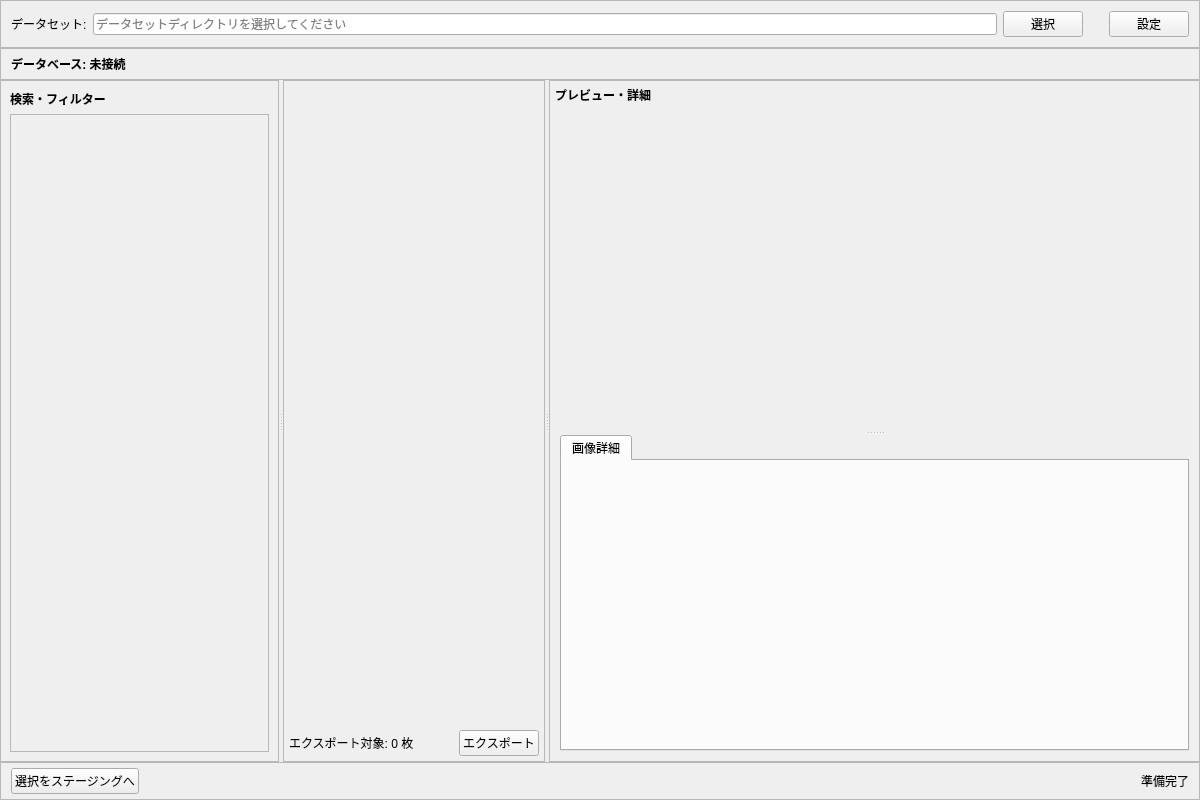
<?xml version="1.0" encoding="UTF-8"?>
<ui version="4.0">
 <class>SearchTab</class>
 <widget class="QWidget" name="SearchTab">
  <property name="geometry">
   <rect>
    <x>0</x>
    <y>0</y>
    <width>1200</width>
    <height>800</height>
   </rect>
  </property>
  <layout class="QVBoxLayout" name="verticalLayout_workspace">
   <property name="spacing">
    <number>0</number>
   </property>
   <property name="leftMargin">
    <number>0</number>
   </property>
   <property name="topMargin">
    <number>0</number>
   </property>
   <property name="rightMargin">
    <number>0</number>
   </property>
   <property name="bottomMargin">
    <number>0</number>
   </property>
   <item>
    <widget class="QFrame" name="frameDatasetSelector">
     <property name="sizePolicy">
      <sizepolicy hsizetype="Preferred" vsizetype="Fixed">
       <horstretch>0</horstretch>
       <verstretch>0</verstretch>
      </sizepolicy>
     </property>
     <property name="frameShape">
      <enum>QFrame::Shape::StyledPanel</enum>
     </property>
     <property name="frameShadow">
      <enum>QFrame::Shadow::Raised</enum>
     </property>
     <layout class="QHBoxLayout" name="horizontalLayout_dataset">
      <property name="leftMargin">
       <number>10</number>
      </property>
      <property name="topMargin">
       <number>10</number>
      </property>
      <property name="rightMargin">
       <number>10</number>
      </property>
      <property name="bottomMargin">
       <number>10</number>
      </property>
      <item>
       <widget class="QLabel" name="labelDataset">
        <property name="sizePolicy">
         <sizepolicy hsizetype="Fixed" vsizetype="Preferred">
          <horstretch>0</horstretch>
          <verstretch>0</verstretch>
         </sizepolicy>
        </property>
        <property name="text">
         <string>データセット:</string>
        </property>
       </widget>
      </item>
      <item>
       <widget class="QLineEdit" name="lineEditDatasetPath">
        <property name="readOnly">
         <bool>true</bool>
        </property>
        <property name="placeholderText">
         <string>データセットディレクトリを選択してください</string>
        </property>
       </widget>
      </item>
      <item>
       <widget class="QPushButton" name="pushButtonSelectDataset">
        <property name="sizePolicy">
         <sizepolicy hsizetype="Fixed" vsizetype="Preferred">
          <horstretch>0</horstretch>
          <verstretch>0</verstretch>
         </sizepolicy>
        </property>
        <property name="text">
         <string>選択</string>
        </property>
       </widget>
      </item>
      <item>
       <spacer name="horizontalSpacer_dataset">
        <property name="orientation">
         <enum>Qt::Orientation::Horizontal</enum>
        </property>
        <property name="sizeType">
         <enum>QSizePolicy::Policy::Fixed</enum>
        </property>
        <property name="sizeHint" stdset="0">
         <size>
          <width>20</width>
          <height>20</height>
         </size>
        </property>
       </spacer>
      </item>
      <item>
       <widget class="QPushButton" name="pushButtonSettings">
        <property name="sizePolicy">
         <sizepolicy hsizetype="Fixed" vsizetype="Preferred">
          <horstretch>0</horstretch>
          <verstretch>0</verstretch>
         </sizepolicy>
        </property>
        <property name="text">
         <string>設定</string>
        </property>
       </widget>
      </item>
     </layout>
    </widget>
   </item>
   <item>
    <widget class="QFrame" name="frameDbStatus">
     <property name="sizePolicy">
      <sizepolicy hsizetype="Preferred" vsizetype="Fixed">
       <horstretch>0</horstretch>
       <verstretch>0</verstretch>
      </sizepolicy>
     </property>
     <property name="frameShape">
      <enum>QFrame::Shape::StyledPanel</enum>
     </property>
     <property name="frameShadow">
      <enum>QFrame::Shadow::Raised</enum>
     </property>
     <layout class="QHBoxLayout" name="horizontalLayout_dbStatus">
      <property name="leftMargin">
       <number>10</number>
      </property>
      <property name="topMargin">
       <number>5</number>
      </property>
      <property name="rightMargin">
       <number>10</number>
      </property>
      <property name="bottomMargin">
       <number>5</number>
      </property>
      <item>
       <widget class="QLabel" name="labelDbInfo">
        <property name="styleSheet">
         <string>font-weight: bold;</string>
        </property>
        <property name="text">
         <string>データベース: 未接続</string>
        </property>
       </widget>
      </item>
      <item>
       <spacer name="horizontalSpacer_dbStatus">
        <property name="orientation">
         <enum>Qt::Orientation::Horizontal</enum>
        </property>
        <property name="sizeHint" stdset="0">
         <size>
          <width>40</width>
          <height>20</height>
         </size>
        </property>
       </spacer>
      </item>
     </layout>
    </widget>
   </item>
   <item>
    <widget class="QSplitter" name="splitterMainWorkArea">
     <property name="sizePolicy">
      <sizepolicy hsizetype="Expanding" vsizetype="Expanding">
       <horstretch>0</horstretch>
       <verstretch>0</verstretch>
      </sizepolicy>
     </property>
     <property name="orientation">
      <enum>Qt::Orientation::Horizontal</enum>
     </property>
     <property name="childrenCollapsible">
      <bool>false</bool>
     </property>
     <widget class="QFrame" name="frameFilterSearchPanel">
      <property name="sizePolicy">
       <sizepolicy hsizetype="Preferred" vsizetype="Expanding">
        <horstretch>1</horstretch>
        <verstretch>0</verstretch>
       </sizepolicy>
      </property>
      <property name="frameShape">
       <enum>QFrame::Shape::StyledPanel</enum>
      </property>
      <property name="frameShadow">
       <enum>QFrame::Shadow::Raised</enum>
      </property>
      <layout class="QVBoxLayout" name="verticalLayout">
       <item>
        <widget class="QLabel" name="labelFilterSearch">
         <property name="styleSheet">
          <string>font-weight: bold;</string>
         </property>
         <property name="text">
          <string>検索・フィルター</string>
         </property>
        </widget>
       </item>
       <item>
        <widget class="FilterSearchPanel" name="filterSearchPanel">
         <property name="sizePolicy">
          <sizepolicy hsizetype="Expanding" vsizetype="Expanding">
           <horstretch>0</horstretch>
           <verstretch>1</verstretch>
          </sizepolicy>
         </property>
        </widget>
       </item>
      </layout>
     </widget>
     <widget class="QFrame" name="frameThumbnailGrid">
      <property name="sizePolicy">
       <sizepolicy hsizetype="Expanding" vsizetype="Expanding">
        <horstretch>0</horstretch>
        <verstretch>0</verstretch>
       </sizepolicy>
      </property>
      <property name="frameShape">
       <enum>QFrame::Shape::StyledPanel</enum>
      </property>
      <property name="frameShadow">
       <enum>QFrame::Shadow::Raised</enum>
      </property>
      <layout class="QVBoxLayout" name="verticalLayout_thumbnailGrid">
       <property name="spacing">
        <number>5</number>
       </property>
       <property name="leftMargin">
        <number>5</number>
       </property>
       <property name="topMargin">
        <number>5</number>
       </property>
       <property name="rightMargin">
        <number>5</number>
       </property>
       <property name="bottomMargin">
        <number>5</number>
       </property>
       <item>
        <widget class="ThumbnailSelectorWidget" name="thumbnailSelectorWidget" native="true">
         <property name="sizePolicy">
          <sizepolicy hsizetype="Expanding" vsizetype="Expanding">
           <horstretch>2</horstretch>
           <verstretch>0</verstretch>
          </sizepolicy>
         </property>
        </widget>
       </item>
       <item>
        <layout class="QHBoxLayout" name="horizontalLayout_exportBottomBar">
         <item>
          <widget class="QLabel" name="labelExportTarget">
           <property name="toolTip">
            <string>エクスポート対象はステージング集合（明示的に投入した画像）です</string>
           </property>
           <property name="text">
            <string>エクスポート対象: 0 枚</string>
           </property>
          </widget>
         </item>
         <item>
          <spacer name="horizontalSpacer_exportBottomBar">
           <property name="orientation">
            <enum>Qt::Orientation::Horizontal</enum>
           </property>
           <property name="sizeHint" stdset="0">
            <size>
             <width>40</width>
             <height>20</height>
            </size>
           </property>
          </spacer>
         </item>
         <item>
          <widget class="QPushButton" name="btnExportData">
           <property name="toolTip">
            <string>ステージング集合をエクスポート</string>
           </property>
           <property name="text">
            <string>エクスポート</string>
           </property>
          </widget>
         </item>
        </layout>
       </item>
      </layout>
     </widget>
     <widget class="QFrame" name="framePreviewDetailPanel">
      <property name="sizePolicy">
       <sizepolicy hsizetype="Expanding" vsizetype="Expanding">
        <horstretch>2</horstretch>
        <verstretch>0</verstretch>
       </sizepolicy>
      </property>
      <property name="frameShape">
       <enum>QFrame::Shape::StyledPanel</enum>
      </property>
      <property name="frameShadow">
       <enum>QFrame::Shadow::Raised</enum>
      </property>
      <layout class="QVBoxLayout" name="verticalLayout_previewDetail">
       <property name="spacing">
        <number>5</number>
       </property>
       <property name="leftMargin">
        <number>5</number>
       </property>
       <property name="topMargin">
        <number>5</number>
       </property>
       <property name="rightMargin">
        <number>5</number>
       </property>
       <property name="bottomMargin">
        <number>5</number>
       </property>
       <item>
        <widget class="QLabel" name="labelPreviewDetail">
         <property name="styleSheet">
          <string>font-weight: bold;</string>
         </property>
         <property name="text">
          <string>プレビュー・詳細</string>
         </property>
        </widget>
       </item>
       <item>
        <widget class="QFrame" name="framePreviewDetailContent">
         <property name="sizePolicy">
          <sizepolicy hsizetype="Preferred" vsizetype="Expanding">
           <horstretch>0</horstretch>
           <verstretch>0</verstretch>
          </sizepolicy>
         </property>
         <property name="maximumSize">
          <size>
           <width>16777215</width>
           <height>16777215</height>
          </size>
         </property>
         <property name="styleSheet">
          <string notr="true"/>
         </property>
         <property name="frameShape">
          <enum>QFrame::Shape::NoFrame</enum>
         </property>
         <layout class="QVBoxLayout" name="verticalLayout_previewDetailContent" stretch="3">
          <property name="spacing">
           <number>8</number>
          </property>
          <property name="leftMargin">
           <number>5</number>
          </property>
          <property name="topMargin">
           <number>5</number>
          </property>
          <property name="rightMargin">
           <number>5</number>
          </property>
          <property name="bottomMargin">
           <number>5</number>
          </property>
          <item>
           <widget class="QSplitter" name="splitterPreviewDetails">
            <property name="orientation">
             <enum>Qt::Orientation::Vertical</enum>
            </property>
            <widget class="ImagePreviewWidget" name="imagePreviewWidget" native="true">
             <property name="sizePolicy">
              <sizepolicy hsizetype="Expanding" vsizetype="Expanding">
               <horstretch>0</horstretch>
               <verstretch>2</verstretch>
              </sizepolicy>
             </property>
            </widget>
            <widget class="QTabWidget" name="tabWidgetRightPanel">
             <property name="sizePolicy">
              <sizepolicy hsizetype="Expanding" vsizetype="Expanding">
               <horstretch>0</horstretch>
               <verstretch>2</verstretch>
              </sizepolicy>
             </property>
             <property name="minimumSize">
              <size>
               <width>200</width>
               <height>220</height>
              </size>
             </property>
             <property name="currentIndex">
              <number>0</number>
             </property>
             <widget class="QWidget" name="tabImageDetails">
              <attribute name="title">
               <string>画像詳細</string>
              </attribute>
              <layout class="QVBoxLayout" name="verticalLayoutTabDetails">
               <property name="spacing">
                <number>0</number>
               </property>
               <property name="leftMargin">
                <number>0</number>
               </property>
               <property name="topMargin">
                <number>0</number>
               </property>
               <property name="rightMargin">
                <number>0</number>
               </property>
               <property name="bottomMargin">
                <number>0</number>
               </property>
               <item>
                <widget class="SelectedImageDetailsWidget" name="selectedImageDetailsWidget" native="true"/>
               </item>
              </layout>
             </widget>
            </widget>
           </widget>
          </item>
         </layout>
        </widget>
       </item>
      </layout>
     </widget>
    </widget>
   </item>
   <item>
    <widget class="QFrame" name="frameActionToolbar">
     <property name="sizePolicy">
      <sizepolicy hsizetype="Expanding" vsizetype="Fixed">
       <horstretch>0</horstretch>
       <verstretch>0</verstretch>
      </sizepolicy>
     </property>
     <property name="frameShape">
      <enum>QFrame::Shape::StyledPanel</enum>
     </property>
     <property name="frameShadow">
      <enum>QFrame::Shadow::Raised</enum>
     </property>
     <layout class="QHBoxLayout" name="horizontalLayout_actionToolbar">
      <property name="leftMargin">
       <number>10</number>
      </property>
      <property name="topMargin">
       <number>5</number>
      </property>
      <property name="rightMargin">
       <number>10</number>
      </property>
      <property name="bottomMargin">
       <number>5</number>
      </property>
      <item>
       <widget class="QPushButton" name="pushButtonStageToBatchTag">
        <property name="sizePolicy">
         <sizepolicy hsizetype="Fixed" vsizetype="Preferred">
          <horstretch>0</horstretch>
          <verstretch>0</verstretch>
         </sizepolicy>
        </property>
        <property name="minimumWidth">
         <number>140</number>
        </property>
        <property name="toolTip">
         <string>選択中の画像をバッチタグのステージングに追加します</string>
        </property>
        <property name="text">
         <string>選択をステージングへ</string>
        </property>
       </widget>
      </item>
      <item>
       <spacer name="horizontalSpacer_actionToolbar">
        <property name="orientation">
         <enum>Qt::Orientation::Horizontal</enum>
        </property>
        <property name="sizeHint" stdset="0">
         <size>
          <width>40</width>
          <height>20</height>
         </size>
        </property>
       </spacer>
      </item>
      <item>
       <widget class="QLabel" name="labelStatus">
        <property name="text">
         <string>準備完了</string>
        </property>
       </widget>
      </item>
     </layout>
    </widget>
   </item>
  </layout>
 </widget>
 <customwidgets>
  <customwidget>
   <class>FilterSearchPanel</class>
   <extends>QScrollArea</extends>
   <header>..widgets.filter_search_panel</header>
   <container>1</container>
  </customwidget>
  <customwidget>
   <class>SelectedImageDetailsWidget</class>
   <extends>QWidget</extends>
   <header>..widgets.selected_image_details_widget</header>
   <container>1</container>
  </customwidget>
  <customwidget>
   <class>ThumbnailSelectorWidget</class>
   <extends>QWidget</extends>
   <header>..widgets.thumbnail_selector_widget</header>
   <container>1</container>
  </customwidget>
  <customwidget>
   <class>ImagePreviewWidget</class>
   <extends>QWidget</extends>
   <header>..widgets.image_preview</header>
   <container>1</container>
  </customwidget>
 </customwidgets>
 <resources/>
 <connections/>
</ui>
